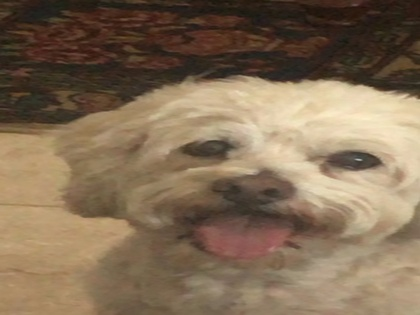
%> input picture mazmass_1600x1200.jpg, 420 x 315 px, shrunk from 1600 x 1200 before the run
$ octave EE652_JPEG_Compression_Project.m   (GNU Octave 9; MATLAB toolbox functions it lacks are replaced by stand-ins)
%> lines starting %> are read from the running program, lines starting %| are printed output that depends on the picture
### TextUpdate.m
% Bernard Gonzales
% JPEG Data Compression
% EE652
% Description:

function [DisplayBox] = TextUpdate
% Creates a textbox.
DisplayBox.fh = figure('units','pixels',...
              'position',[40 40 500 940],...
              'menubar','none',...
              'resize','off',...
              'numbertitle','off',...
              'name','Program output');
DisplayBox.tx = uicontrol('style','edit',...
                 'units','pix',...
                 'position',[10 60 480 830],...
                 'backgroundcolor','w',...
                 'HorizontalAlign','left',...
                 'min',0,'max',10,...
                 'enable','inactive',...
                 'FontSize', 17);

### EE652_JPEG_Compression_Project.m
% Bernard Gonzales
% JPEG Data Compression
% EE652
% Description: This script is the main driver for the JPEG Data
% Compression.

%% Clean
clc
close all
clear
clearvars;

DisplayBox = TextUpdate;
set(DisplayBox.tx,'string',cat(1,get(DisplayBox.tx,'string'), "Clearing environment..."));

%% Initialization - Read in source image

% Read in image
set(DisplayBox.tx,'string',cat(1,get(DisplayBox.tx,'string'), "Importing image..."));

rgbImage = imread('mazmass_1600x1200.jpg');
%> rgbImage is the input picture: size 315x420x3 uint8; mean R, G, B 130.5, 109.6, 85.9


%% Subsample

set(DisplayBox.tx,'string',cat(1,get(DisplayBox.tx,'string'), "Converting to YCbCr..."));

% Convert the image from RGB to YCbCr
ycbcr = rgb2ycbcr(rgbImage);
%> ycbcr: size 315x420x3 uint8; mean of channels 1, 2, 3 113.1, 114.6, 138.8

% Separate Y, Cb, and Cr
Y = ycbcr(:,:,1);
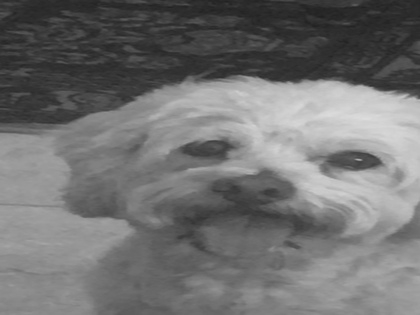
%> Y: size 315x420 uint8; min 32, max 221, mean 113.1
Cb = ycbcr(:,:,2);
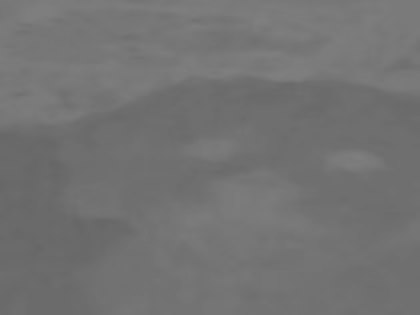
%> Cb: size 315x420 uint8; min 103, max 127, mean 114.6
Cr = ycbcr(:,:,3);
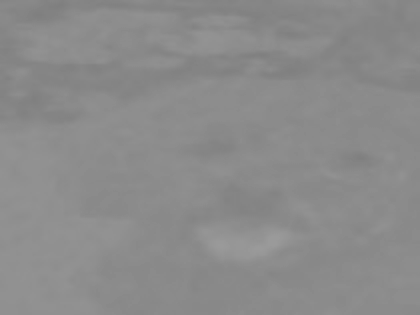
%> Cr: size 315x420 uint8; min 127, max 154, mean 138.8

set(DisplayBox.tx,'string',cat(1,get(DisplayBox.tx,'string'), "Subsampling components to 4:2:2..."));

% Subsample Cb/Cr to 4:2:2 by overwriting every other pizel with the
% previous value
%> (the run ends here)
